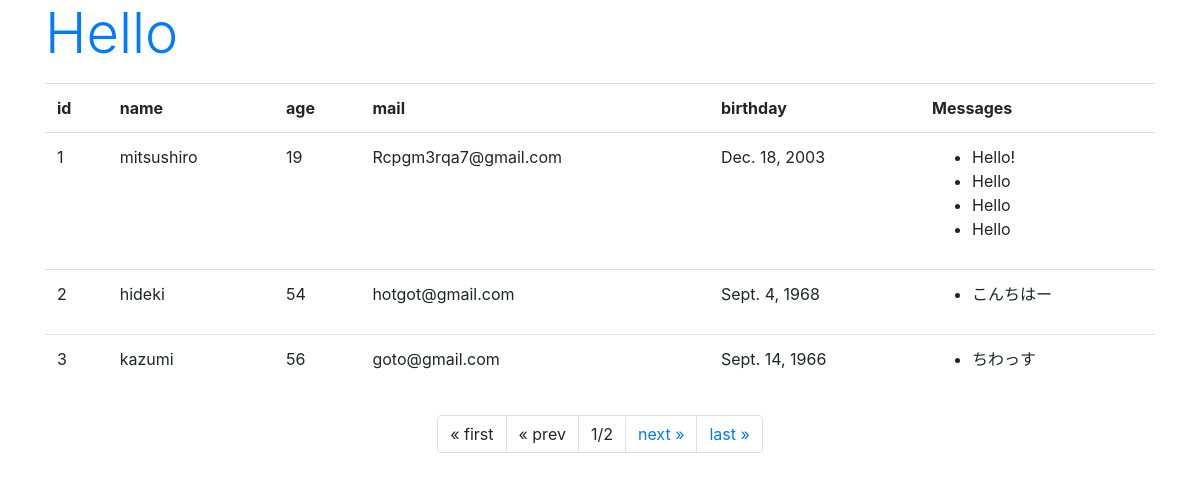
/hello/, run on the app's committed database.
### hello/models.py (models this page shows, shortened)
class Friend(models.Model):
  name = models.CharField(max_length=100, validators=[number_only])
  mail = models.EmailField(max_length=200)
  gender = models.BooleanField()
  age = models.IntegerField()
  birthday = models.DateField()

class Message(models.Model):
  friend = models.ForeignKey(Friend, on_delete=models.CASCADE)
  title = models.CharField(max_length=100)
  content = models.CharField(max_length=300)
  pub_date = models.DateTimeField(auto_now_add=True)
  class Meta:
    ordering = ('pub_date',)

### hello/views.py (the view)
# urls.py: path('', views.index, name = 'index'),
def index(request, num=1):
  data = Friend.objects.all()
  page = Paginator(data, 3)
  params = {
    'title': 'Hello',
    'message':'',
    'data': page.get_page(num),
  }
  return render(request, 'hello/index.html', params)

### hello/templates/hello/index.html (shortened to what this page needs)
{% load static %}
<!DOCTYPE html>
<html lang="ja">
<head>
  <link rel="stylesheet" href="https://stackpath.bootstrapcdn.com/bootstrap/4.3.1/css/bootstrap.min.css">
</head>
<body class="container">
  <h1 class="display-4 text-primary">{{title}}</h1>
  <table class="table">
    <tr>
      <th>id</th>
      <th>name</th>
      <th>age</th>
      <th>mail</th>
      <th>birthday</th>
      <th>Messages</th>
    </tr>
  {% for item in data %}
    <tr>
      <td>{{item.id}}</td>
      <td>{{item.name}}</td>
      <td>{{item.age}}</td>
      <td>{{item.mail}}</td>
      <td>{{item.birthday}}</td>
      <td><ul>
        {% for ob in item.message_set.all %}
        <li>{{ob.title}}</li>
        {% endfor %}
      </ul></td>
    </tr>
  {% endfor %}
  </table>
  <ul class="pagination justify-content-center">
    {% if data.has_previous%}
    <li class="page-item"><a class="page-link" href="{% url 'index' %}">&laquo; first</a>
    </li>
    <li class="page-item">
      <a class="page-link" href="{% url 'index' %}{{data.previous_page_number}}">&laquo; prev</a>
    </li>
    {% else %}
    <li class="page-item">
      <a class="page-link">&laquo; first</a>
    </li>
    <li class="page-item">
      <a class="page-link">&laquo; prev</a>
    </li>
    {% endif %}
    <li class="page-item">
      <a class="page-link">{{data.number}}/{{data.paginator.num_pages}}</a>
    </li>
    {% if data.has_next %}
    <li class="page-item">
      <a class="page-link" href="{% url 'index' %}{{data.next_page_number}}">next &raquo;</a>
    </li>
    <li class="page-item">
      <a class="page-link" href="{% url 'index' %}{{data.paginator.num_pages}}">last &raquo;</a>
    </li>
    {% endif %}
  </ul>
</body>
</html>

### data on the page
Friend: id "1", name "mitsushiro", age "19", mail "Rcpgm3rqa7@gmail.com", birthday "Dec. 18, 2003"
Message: title "Hello!"
Message: title "Hello"
Message: title "Hello"
Message: title "Hello"
Friend: id "2", name "hideki", age "54", mail "hotgot@gmail.com", birthday "Sept. 4, 1968"
Message: title "こんちはー"
Friend: id "3", name "kazumi", age "56", mail "goto@gmail.com", birthday "Sept. 14, 1966"
Message: title "ちわっす"

### other printed values
{{ title }} "Hello"
{{ data.number }} "1"
{{ data.paginator.num_pages }} "2"
